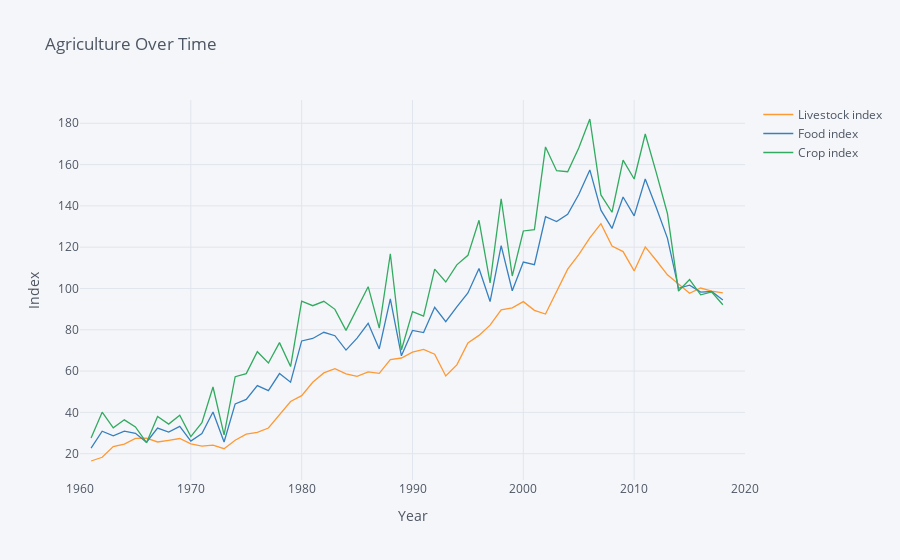

Source (notebook cell):
### Code cell
vars = {"AG.PRD.LVSK.XD":"Livestock index",
        "AG.PRD.FOOD.XD":"Food index",
        "AG.PRD.CROP.XD":"Crop index"}

food = fix_date_index(wbdata.get_dataframe(vars,country='SY'))

food.iplot(xTitle="Year",yTitle="Index",title="Agriculture Over Time")
